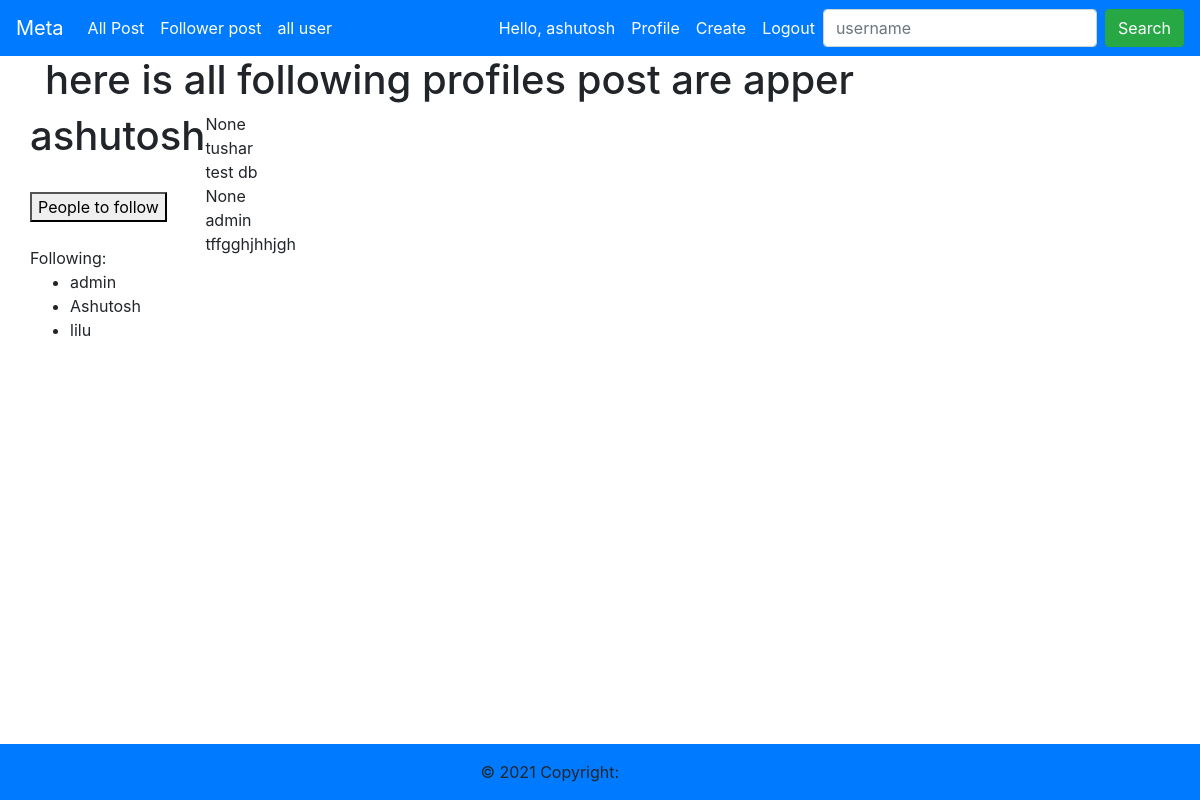
Screenshot of /posts_of_following/ (signed in) with the database file from the repository.
### blog/models.py (models this page shows, shortened)
class Profile(models.Model):
    objects = models.Manager()
    user = models.OneToOneField(User, on_delete=models.CASCADE)
    image = models.ImageField(default='default.jpg', upload_to='profile')
    bio = models.CharField(max_length=200,null=True, blank=True)
    first_name = models.CharField(max_length=200, blank=True)
    last_name = models.CharField(max_length=200, blank=True)
    country = models.CharField(max_length=200, blank=True)
    qul = models.CharField(max_length=200, blank=True)
    mob = models.CharField(max_length=10, blank=True)
    post = models.ForeignKey(Post, on_delete=models.DO_NOTHING, null=True, blank=True, related_name='post')
    following = models.ManyToManyField(User, related_name='following', blank=True)
    def __str__(self):
        return f"{self.user.username} "
    def profile_post(self):
        return self.post

class Post(models.Model):
    title = models.CharField(max_length=100)
    shared_title = models.CharField(max_length=100, blank=True, null=True)
    content = models.TextField()
    date_created = models.DateTimeField(auto_now_add=True)
    shared_on = models.DateTimeField(blank=True, null=True)
    image = models.ImageField(upload_to='image', null=True, blank=True)
    author = models.ForeignKey(User, on_delete=models.CASCADE)
    shared_user = models.ForeignKey(User, on_delete=models.CASCADE, null=True, blank=True, related_name='+')
    liked = models.ManyToManyField(User, default=None, blank=True, related_name='liked')
    class Meta:
        ordering = ['-date_created', '-shared_on']
    def __str__(self):
        return self.title

### blog/views.py (the view)
# urls.py: path('posts_of_following/', posts_of_following_profile, name='all_following_post'),
def posts_of_following_profile(request):
    profile = Profile.objects.get(user=request.user)
    users = [user for user in profile.following.all()]
    posts = []
    qs = None
    for u in users:
        p = Profile.objects.get(user=u)
        p_post = p.post
        posts.append(p_post)
    my_post = profile.profile_post()
    posts.append(my_post)
    return render(request, 'post/main.html', {'post': posts, 'profile': profile})

### blog/templates/post/main.html
{% extends 'base.html' %}
{% load crispy_forms_tags %}
{% block body %}
<h1>here is all following profiles post are apper</h1>
<div class="ui grid">
    <div class="row ">
        <div class="four wide column">
            <div class="ui segment">
                <h1>{{profile}}</h1>
                <br>
                <a href="{% url 'profiles_list' %}">
                <button class="ui primary button">People to follow</button></a>
                <br><br>
                Following:
                <ul>
                    {% for p in profile.following.all %}
                        <li>{{p}}</li>
                    {% endfor %}
                </ul>
            </div>
        </div>
        <div class="eight wide column">
            {% for post in post %}
                {{post.author}}
                <div class="ui segment">{{post}}</div>
            {% endfor %}
        </div>
    </div>
</div>
{% endblock %}

### blog/templates/base.html (shortened to what this page needs)
<!DOCTYPE html>
<html lang="en">
<head>
    <link rel="stylesheet" href="https://stackpath.bootstrapcdn.com/bootstrap/4.3.1/css/bootstrap.min.css">
</head>
<body>
<nav class="navbar navbar-expand-lg navbar-dark bg-primary">
  <a class="navbar-brand" href="#">Meta</a>
  <div class="collapse navbar-collapse" id="navbarSupportedContent">
    <ul class="navbar-nav mr-auto">
      <li class="nav-item active">
        <a class="nav-link" href="{% url 'index' %}">All Post <span class="sr-only">(current)</span></a>
      </li>
        <li class="nav-item active">
            <a class="nav-link" href="{% url 'all_following_post' %}">Follower post</a>
      </li>
        <li class="nav-item active">
            <a class="nav-link" href="{% url 'profiles_list' %}">all user</a>
      </li>
    </ul>
    <div class="navbar-nav">
      {% if user.is_authenticated %}
        <a href="{% url 'user_post' %}"><span class="nav-item active nav-link">Hello, {{ request.user }} </span></a>
         <a class="nav-item active nav-link" href="{% url 'profile' %}">Profile</a>
         <a class="nav-item active nav-link" href="{% url 'create' %}">Create</a>
         <a class="nav-item active nav-link" href="{% url 'logout' %}">Logout</a>
      {% else %}
        <a class="nav-item active nav-link" href="{% url 'login' %}">Login</a>
        <a class="nav-item active nav-link" href="{% url 'register' %}">Register</a>
      {% endif %}
    </div>
    <form class="form-inline my-2 my-lg-0" method="GET" action="{% url 'search' %}">
      <input class="form-control mr-sm-2" type="text" name="query" value="{{ request.GET.query }}" placeholder="username" aria-label="Search">
      <button class="btn btn-success my-2 my-sm-0" type="submit">Search</button>
    </form>
  </div>
</nav>
<div class="container">
    {% block body %}
    {% endblock %}
</div>
<footer class="page-footer font-small navbar-dark bg-primary fixed-bottom">
    <div class="footer-copyright text-center py-3">&copy; 2021 Copyright:
        <a href="{% url 'index' %}">Blog</a>
        <a class="ml-3" href="#"> Login</a>
    </div>
</footer>
</body>
</html>

### rows the page displays
Profile: user.username "ashutosh"
Post: author "tushar", title "test db"
Post: author "admin", title "tffgghjhhjgh"

### other values shown
{{ request.user }} "ashutosh"
{{ p }} "admin"
{{ p }} "Ashutosh"
{{ p }} "lilu"
{{ post }} "None" "None"
